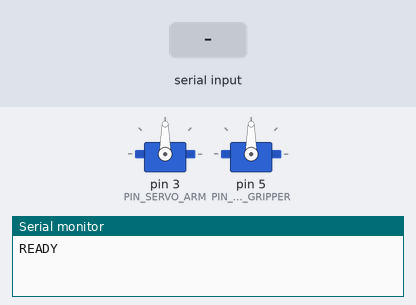
A sketch run on a simulated Arduino Uno, built with avr-gcc and run on an emulated ATmega328P. Parts: 2 × servo, the last lines printed to the serial monitor. The test bench sets the inputs (shaded band).

Above: at 1.2 s.
1.3 s: "RELEASE\n" received over Serial
At 5.8 s:
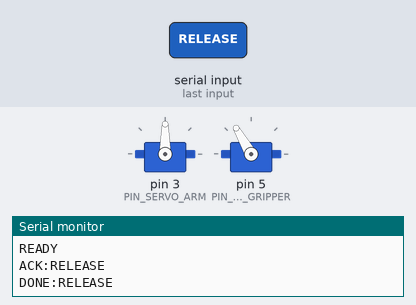
7.3 s: "ARM_DOWN\n" received over Serial
At 13.0 s:
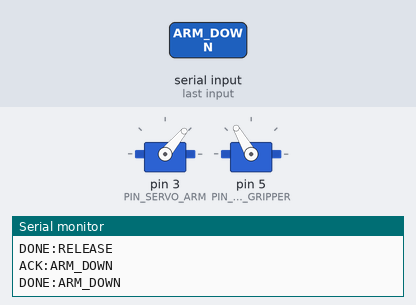
13.3 s: "GRAB\n" received over Serial
At 14.88 s:
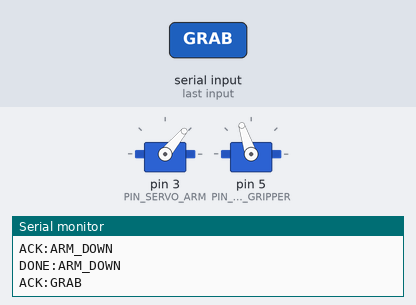
Timing chart, 0 to 17.3 s (numbered marks = the images above; inputs shaded):
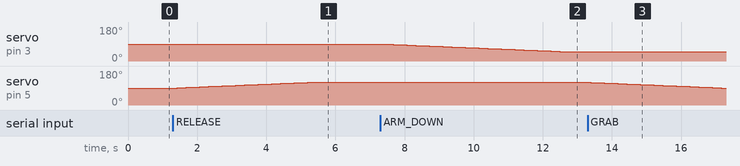

The sketch:

robot_arm_serial_example.ino
```cpp
/*
 * AI 로봇팔 컨트롤러 - 아두이노 예제 스케치 (관절 묶음 버전)
 * ===========================================================
 *
 * 웹앱이 시리얼로 보내는 한 줄 명령(HOME, GRAB, RELEASE, ARM_UP, ARM_DOWN,
 * STOP)을 받아 로봇팔을 움직입니다.
 *
 * 하드웨어 기준:
 *   - SG90 9g 마이크로 서보모터 4개
 *   - 관절 3개(어깨, 팔꿈치, 손목)는 신호선을 하나로 묶어
 *     같은 각도로 함께 움직인다. → D3 핀 하나로 제어
 *   - 집게 서보는 따로 제어한다. → D5 핀
 *   - Arduino Uno 또는 호환 보드
 *
 * ★ 조립 기준 (중요!) ★
 *   모든 관절 서보를 90도로 세팅한 상태에서,
 *   팔이 밑판 기준 수직 1직선으로 선 자세가 되도록 조립했다.
 *   → 90도 = 곧게 선 자세
 *   → 각도를 90에서 줄이면 팔이 한쪽으로 서서히 구부러지고,
 *     90보다 키우면 반대쪽으로 구부러진다.
 *
 * ★★★ 전원 경고 ★★★
 *   관절 3개가 동시에 움직이므로 순간 전류가 큽니다.
 *   서보는 반드시 외부 5V 전원으로 구동하고,
 *   외부 전원의 GND와 아두이노의 GND를 반드시 공통으로 연결하세요.
 *
 * ★★★ 각도 조정 ★★★
 *   아래 "각도 설정" 블록의 값은 모두 대략적인 예시값입니다.
 *   실제 로봇팔을 움직여 보면서 직접 수정해서 쓰세요.
 *
 * 응답 프로토콜 (아두이노 → 웹앱):
 *   READY               부팅 완료
 *   ACK:<명령>          명령 접수, 동작 시작
 *   DONE:<명령>         동작 완료
 *   ERR:UNKNOWN_COMMAND 알 수 없는 명령
 *   ERR:BUSY            이전 동작이 아직 끝나지 않음
 */

#include <Servo.h>

// ------------------------------------------------------------------ 핀 설정
const uint8_t PIN_SERVO_ARM     = 3;  // 관절 3개(어깨+팔꿈치+손목) 공통 신호
const uint8_t PIN_SERVO_GRIPPER = 5;  // 집게 서보

// ------------------------------------------------------------------ 각도 설정 (실측으로 확정한 값)
// 기준: 90도 = 팔이 밑판에서 수직 1직선으로 곧게 선 자세
// 관절은 90도에서 값을 "줄이는 방향"으로만 구부려 사용한다.

// HOME(기본 자세): 곧게 선 자세
const uint8_t HOME_ARM = 90;

// ARM_DOWN(구부리기) 목표 각도: 50도에서 집게가 딱 바닥에 닿는다. (실측 확정)
const uint8_t ARM_BENT_ANGLE = 50;

// 관절 안전 범위: 90(직립) ~ 10(최대 구부림). 이 범위를 벗어난 목표값은 잘라낸다.
const uint8_t MIN_ARM = 10,  MAX_ARM = 90;

// 집게: 90도 = 오므린 상태(시작), 120도 = 최대로 벌린 상태
// ※ 물체를 잡을 때 서보가 계속 밀면서 떨리면(부하 걸림), GRIPPER_CLOSED를
//    95~105처럼 물체 크기에 맞춰 키우세요. SG90은 부하를 감지하지 못하므로
//    "물체를 살짝 무는 각도"에서 멈추게 하는 것이 정답입니다.
const uint8_t MIN_GRIPPER = 90, MAX_GRIPPER = 120;
const uint8_t GRIPPER_OPEN   = 120;  // RELEASE (서서히 벌리기)
const uint8_t GRIPPER_CLOSED = 90;   // GRAB (서서히 오므리기)

// 서보 이동 속도: 1도 움직일 때마다 기다리는 시간(ms). 130이 실측으로 적당했음.
const uint16_t SERVO_STEP_INTERVAL_MS = 130;

// ------------------------------------------------------------------ 내부 상태
Servo servoArm;      // 관절 3개가 이 하나의 신호를 함께 받는다.
Servo servoGripper;

uint8_t currentArm     = HOME_ARM,       targetArm     = HOME_ARM;
uint8_t currentGripper = GRIPPER_CLOSED, targetGripper = GRIPPER_CLOSED;

// 현재 처리 중인 명령 (비어 있으면 대기 상태)
String activeCommand = "";
String inputBuffer = "";

unsigned long lastServoMoveAt = 0;

// ------------------------------------------------------------------ 유틸리티
uint8_t clampAngle(int value, uint8_t minValue, uint8_t maxValue) {
  if (value < minValue) return minValue;
  if (value > maxValue) return maxValue;
  return (uint8_t)value;
}

bool isMoving() {
  return currentArm != targetArm || currentGripper != targetGripper;
}

// ------------------------------------------------------------------ 명령 처리
void startCommand(const String &command) {
  if (command == "HOME") {
    targetArm = clampAngle(HOME_ARM, MIN_ARM, MAX_ARM);
    // HOME에서는 집게를 움직이지 않는다. 필요하면 아래 줄의 주석을 해제하세요.
    // targetGripper = clampAngle(GRIPPER_OPEN, MIN_GRIPPER, MAX_GRIPPER);
  } else if (command == "GRAB") {
    targetGripper = clampAngle(GRIPPER_CLOSED, MIN_GRIPPER, MAX_GRIPPER);
  } else if (command == "RELEASE") {
    targetGripper = clampAngle(GRIPPER_OPEN, MIN_GRIPPER, MAX_GRIPPER);
  } else if (command == "ARM_UP") {
    // 팔을 곧게 편다. (90도 직립)
    targetArm = clampAngle(HOME_ARM, MIN_ARM, MAX_ARM);
  } else if (command == "ARM_DOWN") {
    // 팔을 서서히 구부려 집게가 바닥에 닿는 각도(50도)까지 내린다.
    targetArm = clampAngle(ARM_BENT_ANGLE, MIN_ARM, MAX_ARM);
  }
  activeCommand = command;
  Serial.print(F("ACK:"));
  Serial.println(command);
}

void handleStop() {
  // STOP은 언제나 즉시 처리한다: 모든 목표를 현재 위치로 맞춰 그 자리에 멈춘다.
  targetArm = currentArm;
  targetGripper = currentGripper;
  // 중단된 명령의 DONE은 보내지 않는다. (웹앱은 STOP 시 대기 명령을 스스로 정리한다)
  activeCommand = "";
  Serial.println(F("ACK:STOP"));
  Serial.println(F("DONE:STOP"));
}

void processLine(String line) {
  line.trim();
  if (line.length() == 0) {
    return;
  }
  if (line == "STOP") {
    handleStop();
    return;
  }
  if (isMoving() || activeCommand.length() > 0) {
    Serial.println(F("ERR:BUSY"));
    return;
  }
  if (line == "HOME" || line == "GRAB" || line == "RELEASE" ||
      line == "ARM_UP" || line == "ARM_DOWN") {
    startCommand(line);
  } else {
    // 웹앱의 "사용자 지정 명령"을 쓰려면 여기에 else if 분기를 추가하세요.
    // 예) else if (line == "BOW") { targetArm = 40; activeCommand = line; Serial.println("ACK:BOW"); }
    Serial.println(F("ERR:UNKNOWN_COMMAND"));
  }
}

// ------------------------------------------------------------------ 서보 구동 (비차단)
// 목표 각도까지 1도씩 서서히 움직인다. 동작 중에도 STOP을 즉시 받을 수 있다.
void moveServosTowardTargets() {
  unsigned long nowMs = millis();
  if (nowMs - lastServoMoveAt < SERVO_STEP_INTERVAL_MS) {
    return;
  }
  lastServoMoveAt = nowMs;

  if (currentArm != targetArm) {
    currentArm += (currentArm < targetArm) ? 1 : -1;
    servoArm.write(currentArm);  // 관절 3개가 함께 움직인다.
  }
  if (currentGripper != targetGripper) {
    currentGripper += (currentGripper < targetGripper) ? 1 : -1;
    servoGripper.write(currentGripper);
  }
}

void finishCommandIfDone() {
  if (activeCommand.length() > 0 && !isMoving()) {
    Serial.print(F("DONE:"));
    Serial.println(activeCommand);
    activeCommand = "";
  }
}

// ------------------------------------------------------------------ 시리얼 수신 (비차단)
void readSerial() {
  while (Serial.available() > 0) {
    char received = (char)Serial.read();
    if (received == '\n') {
      processLine(inputBuffer);
      inputBuffer = "";
    } else if (inputBuffer.length() < 48) {
      inputBuffer += received;
    }
  }
}

// ------------------------------------------------------------------ 설정과 메인 루프
void setup() {
  Serial.begin(9600);

  servoArm.attach(PIN_SERVO_ARM);
  servoGripper.attach(PIN_SERVO_GRIPPER);

  // 시작 시 HOME 자세(곧게 선 자세, 집게 오므림)로 이동한다.
  // 주의: 전원을 켠 직후에는 팔이 어떤 자세든 HOME까지 한 번에 움직이므로
  //       주변에 손이나 물건이 없는지 확인한 뒤 전원을 연결하세요.
  servoArm.write(HOME_ARM);
  servoGripper.write(GRIPPER_CLOSED);

  Serial.println(F("READY"));
}

void loop() {
  readSerial();               // 명령 수신 (STOP은 동작 중에도 즉시 처리)
  moveServosTowardTargets();  // 서보를 목표 각도로 서서히 이동
  finishCommandIfDone();      // 동작이 끝나면 DONE 응답
}
```

Measured:
- after the input at 1.3 s, servo on pin 5 (PIN_SERVO_GRIPPER): moves from 90° to 120° over 3.8 s, starting after 0.13 s
- after the input at 7.3 s, servo on pin 3 (PIN_SERVO_ARM): moves from 90° to 50° over 5.1 s, starting after 0.11 s
- after the input at 13.3 s, servo on pin 5 (PIN_SERVO_GRIPPER): moves from 120° to 90° over 3.8 s, starting after 0.09 s
